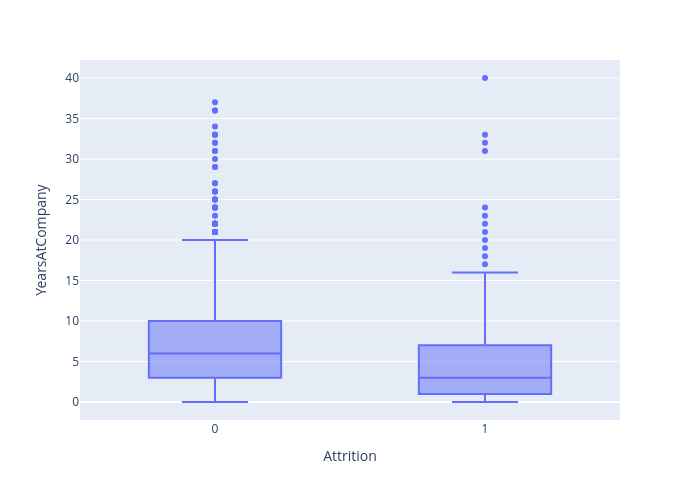

Source (notebook cell):
### Code cell
fig = px.box(df, x="Attrition", y="YearsAtCompany")
fig.update_layout(width=700, height=500)

### Figure 1 — Plotly figure (JSON) as saved in the notebook; plotly's stock layout.template omitted (floating-point values rounded to 4 significant figures; data arrays with more than 128 entries replaced by an {"elided": "..."} marker saying what was removed)
{"data": [{"alignmentgroup": "True", "hovertemplate": "Attrition=%{x}<br>YearsAtCompany=%{y}<extra></extra>", "legendgroup": "", "marker": {"color": "#636efa"}, "name": "", "notched": false, "offsetgroup": "", "orientation": "v", "showlegend": false, "type": "box", "x": {"elided": "1470 int values"}, "x0": " ", "xaxis": "x", "y": {"elided": "1470 int values"}, "y0": " ", "yaxis": "y"}], "layout": {"boxmode": "group", "height": 500, "legend": {"tracegroupgap": 0}, "margin": {"t": 60}, "width": 700, "xaxis": {"anchor": "y", "domain": [0, 1], "title": {"text": "Attrition"}}, "yaxis": {"anchor": "x", "domain": [0, 1], "title": {"text": "YearsAtCompany"}}}}
